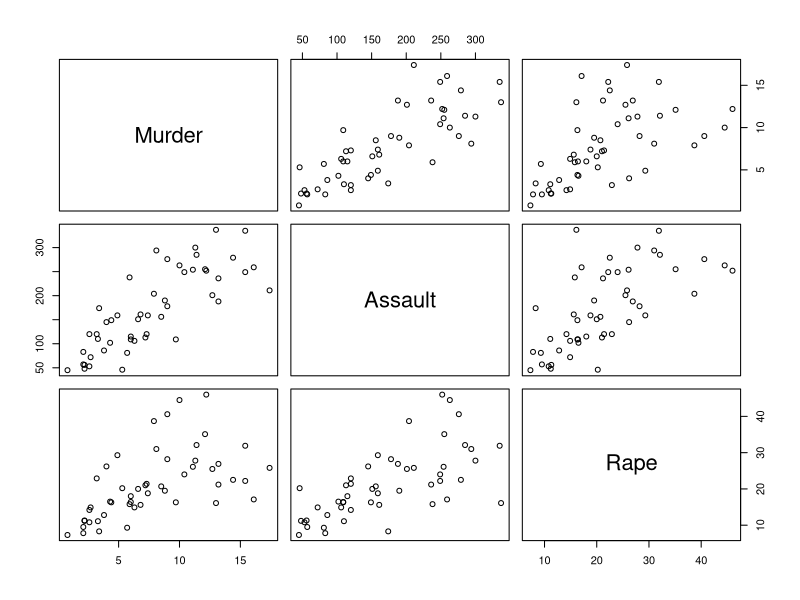

The R source for this figure:
## ---- chunk 1
knitr::opts_chunk$set(echo = TRUE)
## ---- chunk 2
head(USArrests)
## ---- chunk 3
tail(USArrests)
## ---- chunk 4
summary(USArrests)
## ---- chunk 5
USArrests$Assault
## ---- chunk 6
row.names(USArrests[which(USArrests["Murder"]==max(USArrests["Murder"])),])
## ---- chunk 7
plot(cbind(USArrests[1:2],USArrests[4]))
